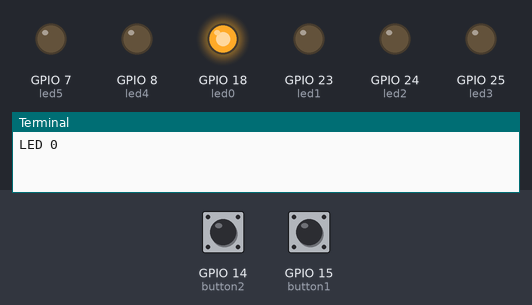
A program run on a simulated Raspberry Pi (BCM pin numbers). On the bench: output pins drawn as LEDs (lit = HIGH), the last lines printed to the terminal. Inputs (shaded band) come from the test bench; at power-on: GPIO 14 (button2) HIGH, GPIO 15 (button1) HIGH.

Above: at 0.1 s.
At 4.1 s:
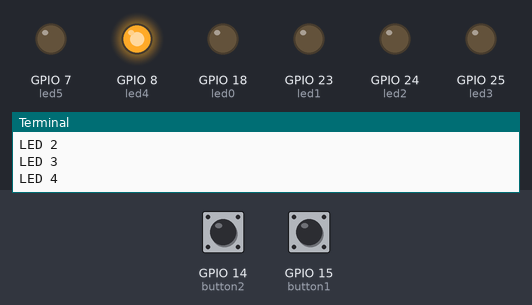
At 5.1 s:
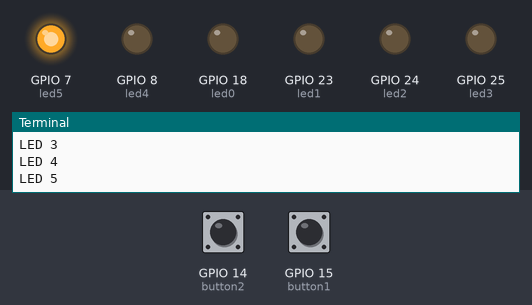
At 7.1 s:
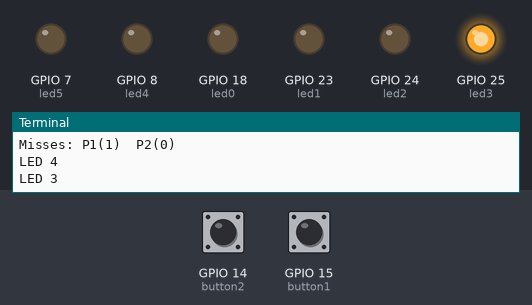
At 18.3 s:
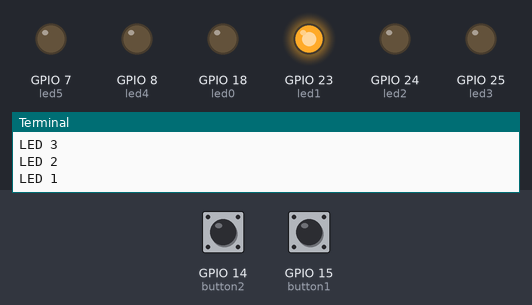
At 39.3 s:
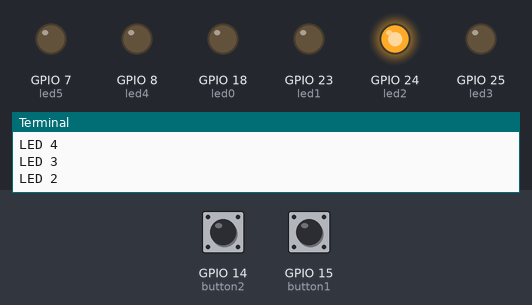
Timing chart, 0 to 40.0 s (numbered marks = the images above):
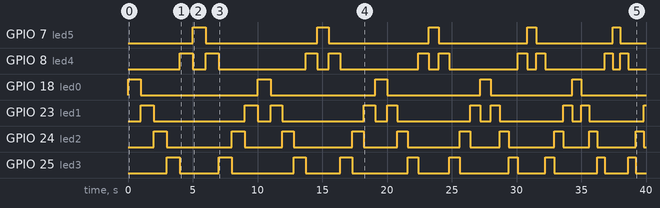

Measured:
- by itself, GPIO 7 (led5): LOW → HIGH at 5.0 s, → LOW 1.0 s later, → HIGH 8.6 s later, → LOW 0.90 s later, … (10 changes in this stretch)
- by itself, GPIO 8 (led4): LOW → HIGH at 4.0 s, → LOW 1.0 s later, → HIGH 1.0 s later, → LOW 1.0 s later, … (20 changes in this stretch)
- by itself, GPIO 18 (led0): LOW → HIGH at 0.00 s, → LOW 1.0 s later, → HIGH 9.0 s later, → LOW 1.0 s later, … (10 changes in this stretch)
- by itself, GPIO 23 (led1): LOW → HIGH at 1.0 s, → LOW 1.0 s later, → HIGH 7.0 s later, → LOW 1.0 s later, … (19 changes in this stretch)
- by itself, GPIO 24 (led2): LOW → HIGH at 2.0 s, → LOW 1.0 s later, → HIGH 5.0 s later, → LOW 1.0 s later, … (20 changes in this stretch)
- by itself, GPIO 25 (led3): LOW → HIGH at 3.0 s, → LOW 1.0 s later, → HIGH 3.0 s later, → LOW 1.0 s later, … (20 changes in this stretch)

The program:

PingPongLed.py
```python
########  Library imports  ########
from gpiozero import LED, Button
from time import sleep

########  Initializations  ########
# Initialize LEDs
led0 = LED(18)
led1 = LED(23)
led2 = LED(24)
led3 = LED(25)
led4 = LED(8)
led5 = LED(7)

# Reset LEDs
led0.off()
led1.off()
led2.off()
led3.off()
led4.off()
led5.off()

# Button press handlers
def button1_press_handler():
    global button1_pressed
    button1_pressed = True

def button2_press_handler():
    global button2_pressed
    button2_pressed = True

# Initialize buttons
button1 = Button(15)
button2 = Button(14)
global button1_pressed
global button2_pressed

# Assign button press event handlers
button1.when_pressed = button1_press_handler
button2.when_pressed = button2_press_handler

# Initialize score
player1_misses = 0
player2_misses = 0

sleep_duration = 1  # Seconds
speedup_by = 0.1    # Seconds

########  Game implementation  ########

print("LED 0")
led0.on()
sleep(sleep_duration)
led0.off()

# Game loop
while sleep_duration >= 0:
    print("LED 1")
    led1.on()
    sleep(sleep_duration)
    led1.off()

    print("LED 2")
    led2.on()
    sleep(sleep_duration)
    led2.off()

    print("LED 3")
    led3.on()
    sleep(sleep_duration)
    led3.off()

    print("LED 4")
    led4.on()
    sleep(sleep_duration)
    led4.off()

    # Prepare for player 1 button press
    button1_pressed = False
    print("LED 5")
    led5.on()
    sleep(sleep_duration)
    led5.off()
    # At this point, if player pressed a button, a corresponding button
    # press handler implemented above was fired, which updated button1_pressed flag

    if not button1_pressed:
        # button1_press_handler() was not triggerred by the button press event
        player1_misses = player1_misses + 1
        print("------------------MISS by player 1------------------")
    print("Misses: P1(" + str(player1_misses) + ")  P2(" + str(player2_misses) + ")")

    print("LED 4")
    led4.on()
    sleep(sleep_duration)
    led4.off()

    print("LED 3")
    led3.on()
    sleep(sleep_duration)
    led3.off()

    print("LED 2")
    led2.on()
    sleep(sleep_duration)
    led2.off()

    print("LED 1")
    led1.on()
    sleep(sleep_duration)
    led1.off()

    # Prepare for player 2 button press
    button2_pressed = False
    print("LED 0")
    led0.on()
    sleep(sleep_duration)
    led0.off()
    # At this point, if player pressed a button, a corresponding button
    # press handler implemented above was fired, which updated button2_pressed flag

    if not button2_pressed:
        # button2_press_handler() was not triggerred by the button press event
        player2_misses = player2_misses + 1
        print("------------------MISS by player 2------------------")
    print("Misses: P1(" + str(player1_misses) + ")  P2(" + str(player2_misses) + ")")

    # Speed up
    sleep_duration = sleep_duration - speedup_by
    if sleep_duration >= 0:
        print("Speedup! New pause duration: " + str(sleep_duration) + " s")
```
